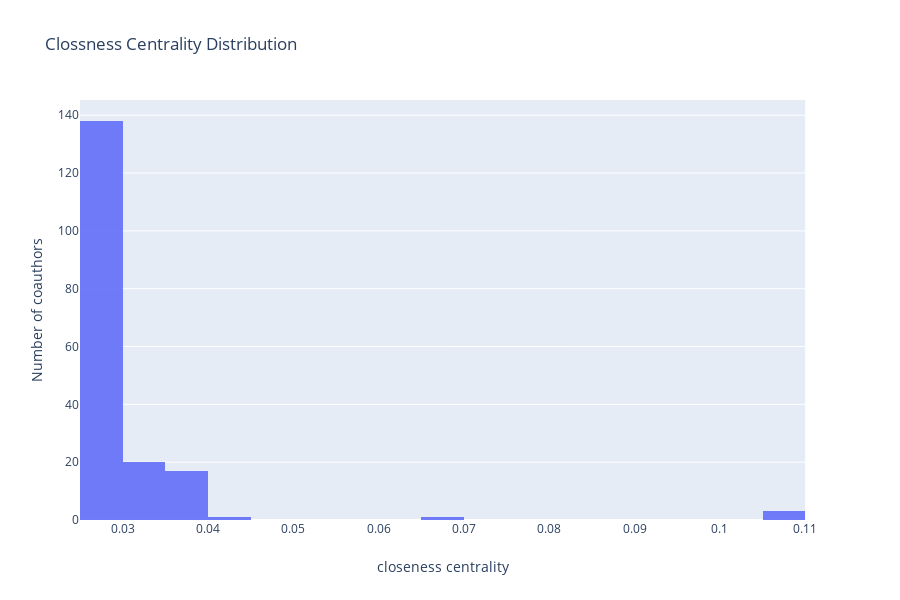

The cell this chart's notebook holds for it:
### Code cell
y=list(close.values())
x=list(close.keys())
data = {'keys':x,'values':y}
df1 = pd.DataFrame.from_dict(data)

import plotly
plotly.offline.init_notebook_mode(connected=True)
import plotly.graph_objs as go
import plotly.express as px
fig = px.histogram(df1,
        x = "values",
        title = 'Clossness Centrality Distribution', 
        #xaxis_title_text='Value',
        labels={'Number of coauthors':'centrality distribution'},
        #color_discrete_sequence=['indianred'],
        opacity=0.9
        #log_y=True,
        )
fig.update_layout(
    xaxis_title_text='closeness centrality', # xaxis label
    yaxis_title_text='Number of coauthors', # yaxis label
    #bargap=0.2, # gap between bars of adjacent location coordinates
    #bargroupgap=0.1 # gap between bars of the same location coordinates
)
#layout = go.Layout(title=go.layout.Title(text='Degree Centrality Distribution'),xaxis=go.layout.XAxis(title=go.layout.xaxis.Title(text='Number of Coauthors')),yaxis=go.layout.YAxis(title=go.layout.yaxis.Title(text='Degree Centrality')))
#fig = go.Figure(data=data,layout=layout)
fig.show()

### Figure 1 — Plotly figure (JSON) as saved in the notebook; plotly's stock layout.template omitted (floating-point values rounded to 4 significant figures; data arrays with more than 128 entries replaced by an {"elided": "..."} marker saying what was removed)
{"data": [{"alignmentgroup": "True", "bingroup": "x", "hoverlabel": {"namelength": 0}, "hovertemplate": "values=%{x}<br>count=%{y}", "legendgroup": "", "marker": {"color": "#636efa", "opacity": 0.9}, "name": "", "offsetgroup": "", "orientation": "v", "showlegend": false, "type": "histogram", "x": {"elided": "180 float values"}, "xaxis": "x", "yaxis": "y"}], "layout": {"barmode": "relative", "height": 600, "legend": {"tracegroupgap": 0}, "title": {"text": "Clossness Centrality Distribution"}, "xaxis": {"anchor": "y", "domain": [0, 0.98], "title": {"text": "closeness centrality"}}, "yaxis": {"anchor": "x", "domain": [0, 1], "title": {"text": "Number of coauthors"}}}}
